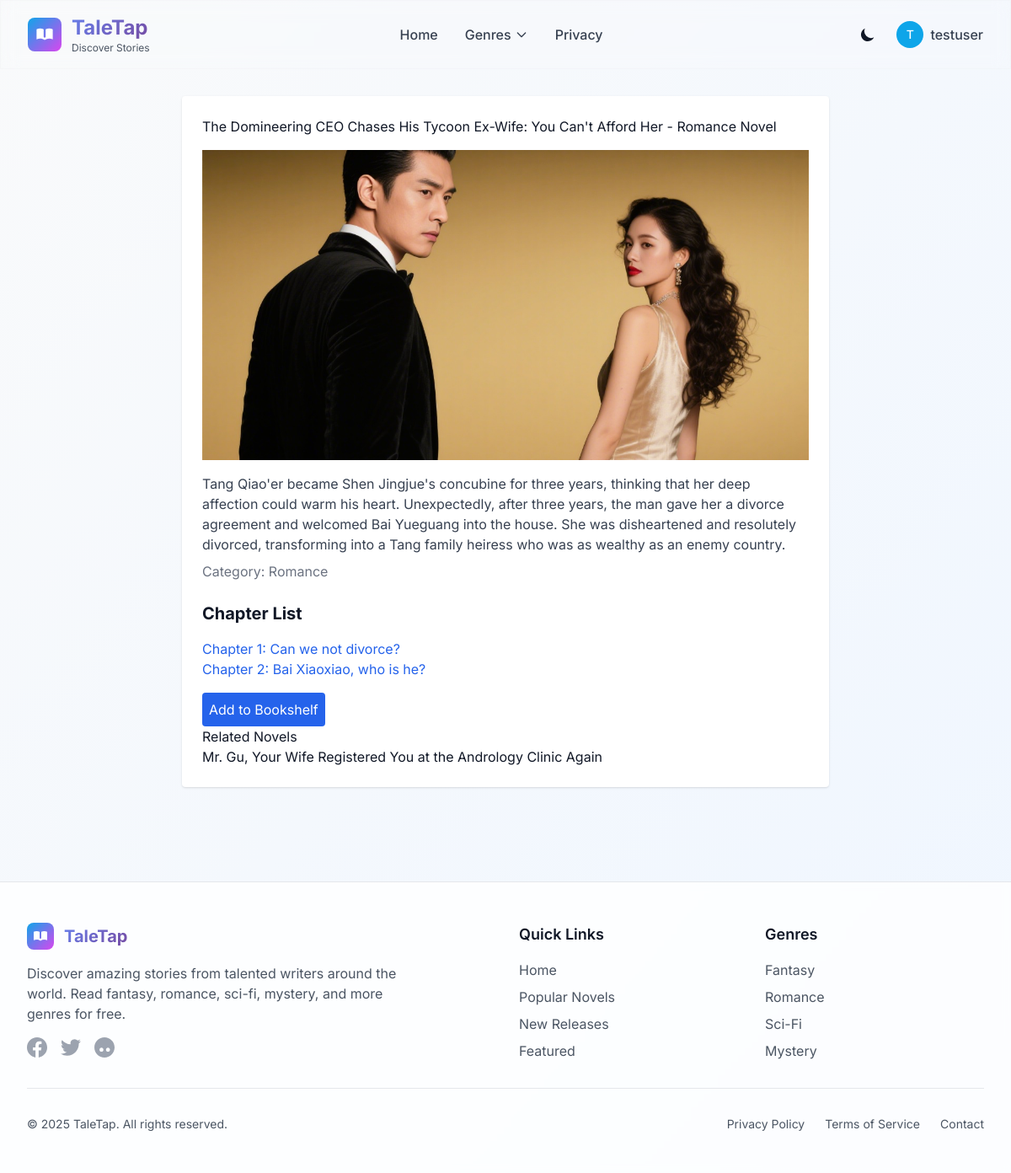
The app's page /novel/2 (signed in) with its own data.
### models.py (models this page shows)
class User(db.Model, UserMixin):
    id = db.Column(db.Integer, primary_key=True)
    username = db.Column(db.String(80), unique=True, nullable=False)
    password = db.Column(db.String(120), nullable=False)
    novels = db.relationship('UserNovel', backref='user', lazy=True)

class Novel(db.Model):
    id = db.Column(db.Integer, primary_key=True)
    title = db.Column(db.String(100), nullable=False)
    description = db.Column(db.Text, nullable=False)
    cover_image = db.Column(db.String(200))  # 封面图片路径
    chapters = db.relationship('Chapter', backref='novel', lazy=True)
    category = db.Column(db.String(50))

class Chapter(db.Model):
    id = db.Column(db.Integer, primary_key=True)
    novel_id = db.Column(db.Integer, db.ForeignKey('novel.id'), nullable=False)
    title = db.Column(db.String(100), nullable=False)
    content = db.Column(db.Text, nullable=False)
    comments = db.relationship('Comment', backref='chapter', lazy=True)

### app.py (the view)
@app.route('/novel/<int:novel_id>')
def novel(novel_id):
    novel = Novel.query.get_or_404(novel_id)
    related_novels = Novel.query.filter_by(category=novel.category).filter(Novel.id != novel_id).limit(3).all()
    return render_template('novel.html', novel=novel, related_novels=related_novels)

### app.py (called while the page is built)
@login_manager.user_loader
def load_user(user_id):
    return User.query.get(int(user_id))

### templates/novel.html (shortened to what this page needs)
{% extends 'base.html' %}
{% block content %}
<div class="max-w-3xl mx-auto bg-white dark:bg-gray-800 p-6 rounded shadow">
    <h1>{{ novel.title }} - {{ novel.category }} Novel</h1>
    <img src="{{ url_for('static', filename='img/' + (novel.cover_image or 'cover.jpg')) }}" alt="{{ novel.title }} 封面" class="w-full h-[23rem] object-cover mt-4">
    <p class="mt-4 text-gray-700 dark:text-gray-300">{{ novel.description }}</p>
    <p class="mt-2 text-gray-500 dark:text-gray-400">Category: {{ novel.category or 'None' }}</p>
    <h2 class="text-xl font-bold mt-6">Chapter List</h2>
    <ul class="mt-4">
        {% if novel.chapters %}
            {% for chapter in novel.chapters %}
            <li><a href="{{ url_for('chapter', novel_id=novel.id, chapter_id=chapter.id) }}" class="text-blue-600 hover:underline">{{ chapter.title }}</a></li>
            {% endfor %}
        {% else %}
            <li class="text-gray-500">No chapters available</li>
        {% endif %}
    </ul>
    {% if current_user.is_authenticated %}
    <form method="POST" action="{{ url_for('add_to_shelf', novel_id=novel.id) }}" class="mt-4">
        <button type="submit" class="bg-blue-600 text-white p-2 rounded hover:bg-blue-700">Add to Bookshelf</button>
    </form>
    {% endif %}
    <h3>Related Novels</h3>
<ul>
    {% for related in related_novels %}
        <li><a href="{{ url_for('novel', novel_id=related.id) }}">{{ related.title }}</a></li>
    {% endfor %}
</ul>
</div>
{% endblock %}

### templates/base.html (shortened to what this page needs)
<!DOCTYPE html>
<html lang="en" class="scroll-smooth">
<head>
    <link rel="stylesheet" href="{{ url_for('static', filename='css/reading.css') }}">
    <script src="https://cdn.tailwindcss.com"></script>
</head>
<body class="bg-gradient-to-br from-gray-50 to-blue-50 dark:from-gray-900 dark:to-gray-800 font-display text-gray-900 dark:text-gray-100 min-h-screen">
    <header class="sticky top-0 z-40 glass-effect border-b border-gray-200/20 dark:border-gray-700/20">
        <nav class="max-w-7xl mx-auto px-4 sm:px-6 lg:px-8" role="navigation" aria-label="Main navigation">
            <div class="flex justify-between items-center py-4">
                <div class="flex items-center space-x-2">
                    <a href="{{ url_for('index') }}" class="flex items-center space-x-3 hover:opacity-80 transition-opacity">
                        <div class="w-10 h-10 bg-gradient-to-br from-primary-500 to-accent-500 rounded-lg flex items-center justify-center">
                        </div>
                        <div>
                            <h1 class="text-2xl font-bold gradient-text">TaleTap</h1>
                            <p class="text-xs text-gray-600 dark:text-gray-400">Discover Stories</p>
                        </div>
                    </a>
                </div>
                <div class="hidden md:flex items-center space-x-8">
                    <a href="{{ url_for('index') }}" class="text-gray-700 dark:text-gray-300 hover:text-primary-600 dark:hover:text-primary-400 transition-colors font-medium">
                        Home
                    </a>
                    <div class="relative group">
                        <button class="text-gray-700 dark:text-gray-300 hover:text-primary-600 dark:hover:text-primary-400 transition-colors font-medium flex items-center space-x-1">
                            <span>Genres</span>
                            <svg class="w-4 h-4 transition-transform group-hover:rotate-180" fill="none" stroke="currentColor" viewBox="0 0 24 24">
                                <path stroke-linecap="round" stroke-linejoin="round" stroke-width="2" d="m19 9-7 7-7-7"/>
                            </svg>
                        </button>
                    </div>
                    <a href="{{ url_for('privacy_policy') }}" class="text-gray-700 dark:text-gray-300 hover:text-primary-600 dark:hover:text-primary-400 transition-colors font-medium">
                        Privacy
                    </a>
                </div>
                <div class="flex items-center space-x-4">
                    <button id="theme-toggle" class="p-2 rounded-lg hover:bg-gray-100 dark:hover:bg-gray-800 transition-colors" aria-label="Toggle dark mode">
                        <svg id="theme-toggle-dark-icon" class="hidden w-5 h-5" fill="currentColor" viewBox="0 0 20 20">
                            <path d="M17.293 13.293A8 8 0 016.707 2.707a8.001 8.001 0 1010.586 10.586z"/>
                        </svg>
                    </button>
                    {% if current_user.is_authenticated %}
                        <div class="relative group">
                            <button class="flex items-center space-x-2 text-gray-700 dark:text-gray-300 hover:text-primary-600 dark:hover:text-primary-400 transition-colors">
                                <div class="w-8 h-8 bg-primary-500 rounded-full flex items-center justify-center">
                                    <span class="text-white text-sm font-medium">{{ current_user.username[0].upper() }}</span>
                                </div>
                                <span class="font-medium">{{ current_user.username }}</span>
                            </button>
                        </div>
                    {% endif %}
                </div>
            </div>
        </nav>
    </header>
    <main id="main-content" class="max-w-7xl mx-auto px-4 sm:px-6 lg:px-8 py-8 animate-fade-in">
        {% block content %}{% endblock %}
    </main>
    <footer class="bg-white/80 dark:bg-gray-900/80 backdrop-blur-sm border-t border-gray-200 dark:border-gray-700 mt-20">
        <div class="max-w-7xl mx-auto px-4 sm:px-6 lg:px-8 py-12">
            <div class="grid grid-cols-1 md:grid-cols-4 gap-8">
                <div class="col-span-1 md:col-span-2">
                    <div class="flex items-center space-x-3 mb-4">
                        <div class="w-8 h-8 bg-gradient-to-br from-primary-500 to-accent-500 rounded-lg flex items-center justify-center">
                        </div>
                        <h3 class="text-xl font-bold gradient-text">TaleTap</h3>
                    </div>
                    <p class="text-gray-600 dark:text-gray-400 mb-4 max-w-md">
                        Discover amazing stories from talented writers around the world. Read fantasy, romance, sci-fi, mystery, and more genres for free.
                    </p>
                    <div class="flex space-x-4">
                        <a href="#" class="text-gray-400 hover:text-primary-500 transition-colors" aria-label="Facebook">
                        </a>
                        <a href="#" class="text-gray-400 hover:text-primary-500 transition-colors" aria-label="Twitter">
                        </a>
                        <a href="#" class="text-gray-400 hover:text-primary-500 transition-colors" aria-label="Instagram">
                        </a>
                    </div>
                </div>
                <div>
                    <h4 class="text-lg font-semibold mb-4">Quick Links</h4>
                    <ul class="space-y-2">
                        <li><a href="{{ url_for('index') }}" class="text-gray-600 dark:text-gray-400 hover:text-primary-600 dark:hover:text-primary-400 transition-colors">Home</a></li>
                        <li><a href="{{ url_for('category', category='Popular') }}" class="text-gray-600 dark:text-gray-400 hover:text-primary-600 dark:hover:text-primary-400 transition-colors">Popular Novels</a></li>
                        <li><a href="{{ url_for('category', category='New') }}" class="text-gray-600 dark:text-gray-400 hover:text-primary-600 dark:hover:text-primary-400 transition-colors">New Releases</a></li>
                        <li><a href="{{ url_for('category', category='Featured') }}" class="text-gray-600 dark:text-gray-400 hover:text-primary-600 dark:hover:text-primary-400 transition-colors">Featured</a></li>
                    </ul>
                </div>
                <div>
                    <h4 class="text-lg font-semibold mb-4">Genres</h4>
                    <ul class="space-y-2">
                        <li><a href="{{ url_for('category', category='Fantasy') }}" class="text-gray-600 dark:text-gray-400 hover:text-primary-600 dark:hover:text-primary-400 transition-colors">Fantasy</a></li>
                        <li><a href="{{ url_for('category', category='Romance') }}" class="text-gray-600 dark:text-gray-400 hover:text-primary-600 dark:hover:text-primary-400 transition-colors">Romance</a></li>
                        <li><a href="{{ url_for('category', category='Sci-Fi') }}" class="text-gray-600 dark:text-gray-400 hover:text-primary-600 dark:hover:text-primary-400 transition-colors">Sci-Fi</a></li>
                        <li><a href="{{ url_for('category', category='Mystery') }}" class="text-gray-600 dark:text-gray-400 hover:text-primary-600 dark:hover:text-primary-400 transition-colors">Mystery</a></li>
                    </ul>
                </div>
            </div>
            <div class="border-t border-gray-200 dark:border-gray-700 mt-8 pt-8">
                <div class="flex flex-col md:flex-row justify-between items-center">
                    <p class="text-gray-600 dark:text-gray-400 text-sm">
                        © 2025 TaleTap. All rights reserved.
                    </p>
                    <div class="flex space-x-6 mt-4 md:mt-0">
                        <a href="{{ url_for('privacy_policy') }}" class="text-gray-600 dark:text-gray-400 hover:text-primary-600 dark:hover:text-primary-400 transition-colors text-sm">Privacy Policy</a>
                        <a href="/terms" class="text-gray-600 dark:text-gray-400 hover:text-primary-600 dark:hover:text-primary-400 transition-colors text-sm">Terms of Service</a>
                        <a href="/contact" class="text-gray-600 dark:text-gray-400 hover:text-primary-600 dark:hover:text-primary-400 transition-colors text-sm">Contact</a>
                    </div>
                </div>
            </div>
        </div>
    </footer>
</body>
</html>

### templates/base.html (style rules this page uses)
.glass-effect { backdrop-filter: blur(10px); background: rgba(255, 255, 255, 0.1); border: 1px solid rgba(255, 255, 255, 0.2); }
.gradient-text { background: linear-gradient(135deg, #667eea 0%, #764ba2 100%); -webkit-background-clip: text; -webkit-text-fill-color: transparent; background-clip: text; }

### records on screen
User: username "T", username "testuser"
Novel: title "The Domineering CEO Chases His Tycoon Ex-Wife: You Can't Afford Her", category "Romance", cover_image (picture), description "Tang Qiao'er became Shen Jingjue's concubine for three years, thinking that her deep affection could warm his heart. Unexpectedly, after three years, the man gave her a divorce agreement and welcomed Bai Yueguang into the house. She was disheartened and resolutely divorced, transforming into a Tang family heiress who was as wealthy as an enemy country."
Chapter: title "Chapter 1: Can we not divorce?"
Chapter: title "Chapter 2: Bai Xiaoxiao, who is he?"
Novel: title "Mr. Gu, Your Wife Registered You at the Andrology Clinic Again"
